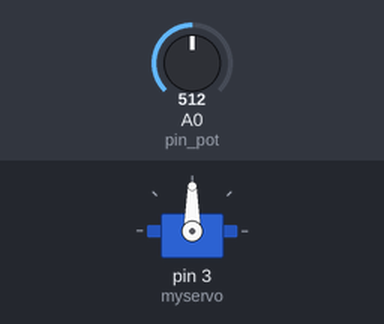
Simulated run of this sketch. Board: Arduino Uno, built with avr-gcc and run on an emulated ATmega328P. Parts: servo. The inputs (shaded band) are chosen by the test bench; at power-on: A0 (pin_pot) = 512.

Above: at 1.2 s.
1.3 s: A0 (pin_pot) set to 716
At 2.4 s:
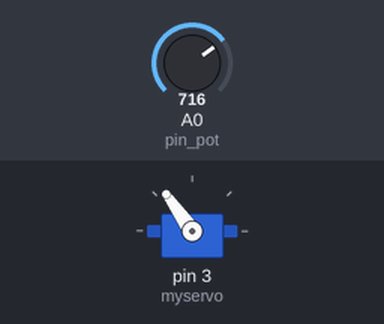
2.8 s: A0 (pin_pot) set to 900
At 3.6 s:
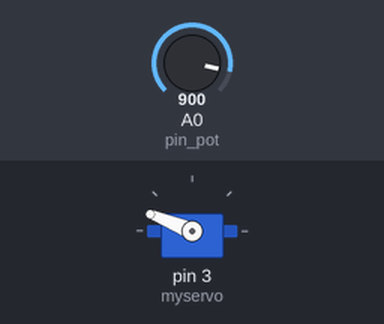
4.3 s: A0 (pin_pot) set to 1023
At 4.7 s:
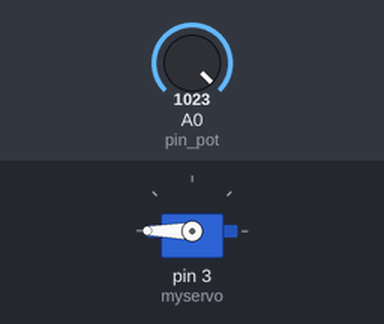
5.8 s: A0 (pin_pot) set to 306
At 7.0 s:
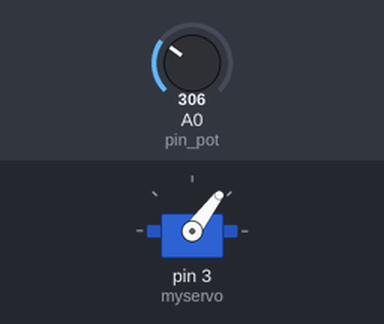
7.3 s: A0 (pin_pot) set to 122
At 8.2 s:
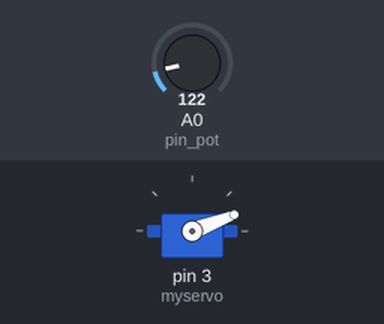
Timing chart, 0 to 9.8 s (numbered marks = the images above; inputs shaded):
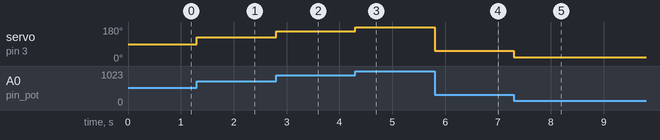

Measured:
- after the input at 1.3 s, servo on pin 3 (myservo): 90° → 125° at once
- after the input at 2.8 s, servo on pin 3 (myservo): 125° → 158° at once
- after the input at 4.3 s, servo on pin 3 (myservo): 158° → 180° at once
- after the input at 5.8 s, servo on pin 3 (myservo): 180° → 53° at once
- after the input at 7.3 s, servo on pin 3 (myservo): 53° → 21° at once

The sketch:

LV09_ZAD07.ino
```cpp
#include <Servo.h>
Servo myservo;
int pin_pot=A0;

void setup() {
  myservo.attach(3);
  pinMode(pin_pot, INPUT);
}

void loop() {
  int AD_value = analogRead(pin_pot);
  int nPosition = map(AD_value, 0, 1023, 0, 180);
  myservo.write(nPosition);
}
```
